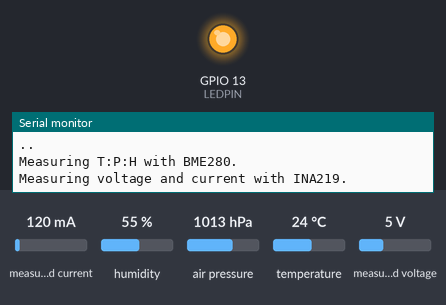
A sketch run on a simulated ESP8266 (NodeMCU). Shown: output pins drawn as LEDs (lit = HIGH), the last lines printed to the serial monitor. Inputs (shaded band) come from the test bench; at power-on: measured current 120 mA, humidity 55 %, air pressure 1013 hPa, temperature 24 °C, measured voltage 5 V. WiFi joins after 1.5 s; servers stay silent unless stated; uploads are accepted with an empty reply.

Above: at 2.3 s.
At 73.9 s:
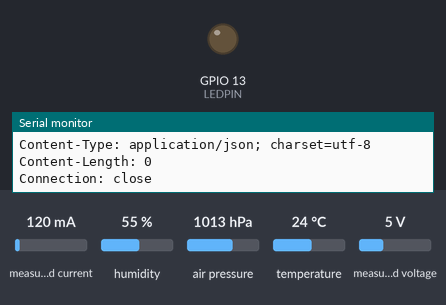
Timing chart, 0 to 75.4 s (numbered marks = the images above):
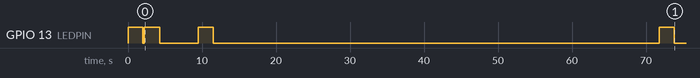

Measured:
- by itself, GPIO 13 (LEDPIN): goes LOW 0.21 s, HIGH 2.1 s, LOW 5.2 s, HIGH 2.1 s, LOW 60.2 s, HIGH 2.1 s, then LOW

The sketch:

b24.ino
```cpp
#include <Adafruit_INA219.h>

#include <Wire.h>
#include <SPI.h>
#include <Adafruit_Sensor.h>
#include <Adafruit_BME280.h>
#include <ESP8266WiFi.h>
#include <Ticker.h>
extern "C" {
#include "user_interface.h"
}

Adafruit_BME280 bme; // I2C
Adafruit_INA219 ina219; // ina219
Ticker ticker;

#define LEDPIN (13)

#define VS 10

String thisMAC = "";
static unsigned int upCount = 0L;

static float lastSendV = 0.0;

static int delayMS = 1000 * 10;

void setup() {
  Serial.begin(115200);
  Serial.println("Start collection");

  pinMode(LEDPIN, OUTPUT);

  const char ssid[] = "ms101";
  const char password[] = "sekitakovich";

  wifi_set_sleep_type(LIGHT_SLEEP_T);

  unsigned char MAC_STA[6];
  unsigned char *MAC  = WiFi.macAddress(MAC_STA);

  thisMAC =
    String(MAC[0], HEX) + ":" +
    String(MAC[1], HEX) + ":" +
    String(MAC[2], HEX) + ":" +
    String(MAC[3], HEX) + ":" +
    String(MAC[4], HEX) + ":" +
    String(MAC[5], HEX);
  Serial.println(thisMAC);

  digitalWrite(LEDPIN, HIGH);
  WiFi.begin(ssid, password);
  while (WiFi.status() != WL_CONNECTED) {
    delay(1000 * 1);
    Serial.print(".");
  }
  Serial.println("");
  digitalWrite(LEDPIN, LOW);

  bme.begin(0x76);
  Serial.println("Measuring T:P:H with BME280.");
  ina219.begin();
  Serial.println("Measuring voltage and current with INA219.");
}

void loop() {

  float shuntvoltage = ina219.getShuntVoltage_mV();
  float busvoltage = ina219.getBusVoltage_V();
  float current_mA = ina219.getCurrent_mA();
  float loadvoltage = busvoltage + (shuntvoltage / 1000);

  float t = bme.readTemperature();
  float p = bme.readPressure() / 100.0F;
  float h = bme.readHumidity();

  static char host[] = "www.klabo.co.jp";
  char buffer[0x100];

  delayMS = 1000 * ((loadvoltage > lastSendV) ? 5 : 60);


  String info = "t=" + String(t) + "&h=" +  String(h) + "&p=" + String(p) + "&mac=" + thisMAC + "&up=" + upCount++ + "&spv=" + String(loadvoltage, 3) + "&spa=" + String(current_mA, 3);
  String url = String("/tph.php?")  + info;

  url.toCharArray(buffer, sizeof(buffer));

  uploadThis(host, buffer, 80);

  delay(delayMS);
  lastSendV = loadvoltage;
}
```

uploadThis.ino
```cpp
int uploadThis(char *host, char *url, int port)
{
  WiFiClient client;
  if (client.connect(host, port)) {
    digitalWrite(LEDPIN, HIGH);

    client.print(String("GET ") + url + " HTTP/1.1\r\n" + "Host: " + host + "\r\n" + "Connection: close\r\n\r\n");

    delay(1000);

    while (client.available()) {
      String line = client.readStringUntil('\r');
      Serial.print(line);
    }
    digitalWrite(LEDPIN, LOW);
  }
  return (0);
}
```
